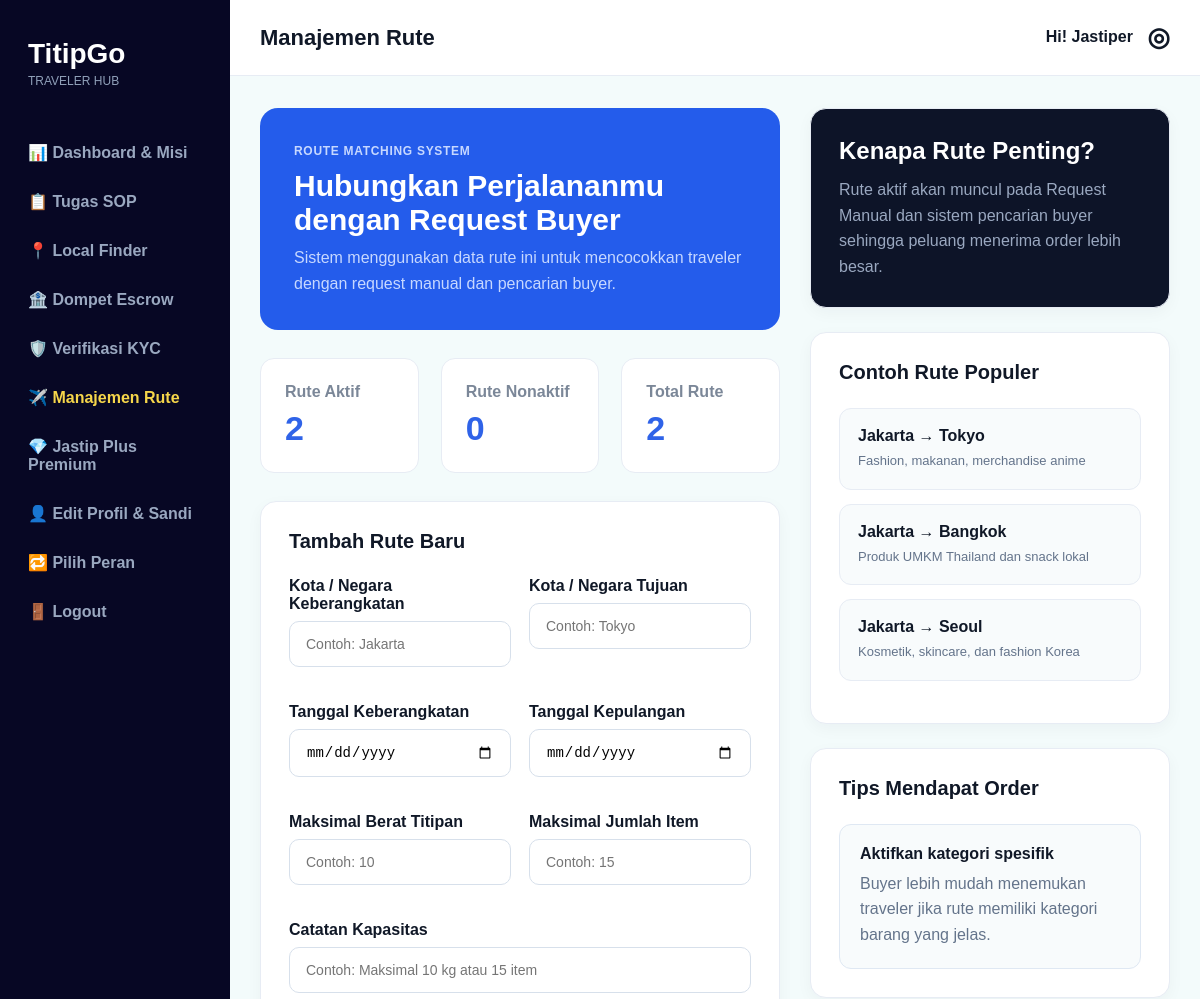
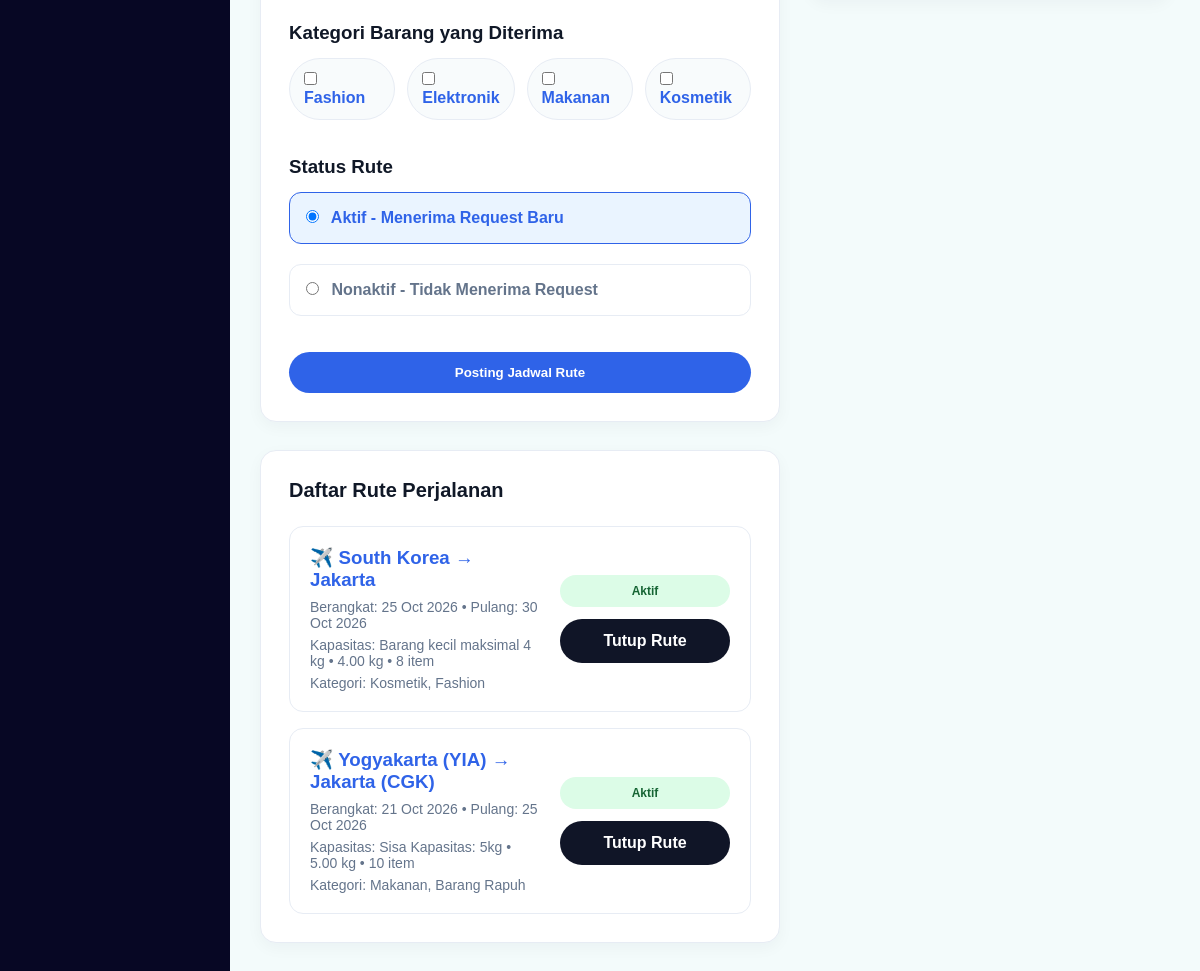
The app's page /manajemen_rute.php (signed in) with its own data (2 pictures, top to bottom).
### tables this page shows
CREATE TABLE trips (
    id INT AUTO_INCREMENT PRIMARY KEY,
    traveler_id INT NOT NULL,
    origin_country VARCHAR(80) NOT NULL,
    destination_city VARCHAR(80) NOT NULL,
    trip_date DATE NOT NULL,
    return_date DATE NOT NULL,
    capacity_note VARCHAR(150) NOT NULL DEFAULT 'Maksimal 10 kg atau 15 item',
    max_weight DECIMAL(8,2) NOT NULL DEFAULT 10.00,
    max_items INT NOT NULL DEFAULT 15,
    categories VARCHAR(255) NOT NULL DEFAULT 'Fashion, Elektronik, Makanan, Kosmetik',
    status ENUM('active','inactive') NOT NULL DEFAULT 'active',
    created_at TIMESTAMP DEFAULT CURRENT_TIMESTAMP,
    FOREIGN KEY (traveler_id) REFERENCES users(id) ON DELETE CASCADE
);

### manajemen_rute.php (the view, shortened to what this page needs)
<?php
require_once 'includes/traveler_auth.php';
$travelerId = $user['id'];
function columnExists($pdo, $table, $column)
{
    try {
        $stmt = $pdo->prepare("
            SELECT COUNT(*)
            FROM INFORMATION_SCHEMA.COLUMNS
            WHERE TABLE_SCHEMA = DATABASE()
            AND TABLE_NAME = ?
            AND COLUMN_NAME = ?
        ");
        $stmt->execute([$table, $column]);
        return (int) $stmt->fetchColumn() > 0;
    } catch (PDOException $e) {
        return false;
    }
}
function safeValue($row, $key, $default = '-')
{
    return isset($row[$key]) && $row[$key] !== '' ? $row[$key] : $default;
}
$hasStatus = columnExists($pdo, 'trips', 'status');
try {
    if ($hasStatus) {
        $routeStmt = $pdo->prepare("
            SELECT *
            FROM trips
            WHERE traveler_id = ?
            ORDER BY trip_date DESC, id DESC
        ");
    }
    $routeStmt->execute([$travelerId]);
    $routes = $routeStmt->fetchAll();
} catch (PDOException $e) {
    $routes = [];
}
$activeRoutes = 0;
$inactiveRoutes = 0;
foreach ($routes as $route) {
    $routeStatus = $route['status'] ?? 'active';
    if ($routeStatus === 'inactive') {
        $inactiveRoutes++;
    } else {
        $activeRoutes++;
    }
}
$categoryOptions = [
    'Fashion',
    'Elektronik',
    'Makanan',
    'Kosmetik'
];
?>
<!DOCTYPE html>
<html lang="id">
<head>
    <link rel="stylesheet" href="css/manajemen_rute.css">
</head>
<body>
<main class="app">
    <?php include 'includes/traveler_sidebar.php'; ?>
    <section class="main">
        <header class="topbar">
            <h1>Manajemen Rute</h1>
            <a class="user-link" href="edit_profil.php">
                Hi! Jastiper
                <span class="user-icon">◎</span>
            </a>
        </header>
        <section class="page-content route-layout">
            <section class="route-main">
                <div class="hero-route">
                    <div>
                        <p class="page-label">ROUTE MATCHING SYSTEM</p>
                        <h2>Hubungkan Perjalananmu dengan Request Buyer</h2>
                        <p>Sistem menggunakan data rute ini untuk mencocokkan traveler dengan request manual dan pencarian buyer.</p>
                    </div>
                </div>
                <div class="route-stats">
                    <article class="stat-box">
                        <p>Rute Aktif</p>
                        <h3><?= (int) $activeRoutes; ?></h3>
                    </article>
                    <article class="stat-box">
                        <p>Rute Nonaktif</p>
                        <h3><?= (int) $inactiveRoutes; ?></h3>
                    </article>
                    <article class="stat-box">
                        <p>Total Rute</p>
                        <h3><?= count($routes); ?></h3>
                    </article>
                </div>
                <section class="card">
                    <h2 class="section-title">Tambah Rute Baru</h2>
                    <form method="POST" class="route-form">
                        <div class="form-grid">
                            <div>
                                <label>Kota / Negara Keberangkatan</label>
                                <input class="input" name="origin_country" placeholder="Contoh: Jakarta" required>
                            </div>
                            <div>
                                <label>Kota / Negara Tujuan</label>
                                <input class="input" name="destination_city" placeholder="Contoh: Tokyo" required>
                            </div>
                            <div>
                                <label>Tanggal Keberangkatan</label>
                                <input class="input" type="date" name="trip_date" required>
                            </div>
                            <div>
                                <label>Tanggal Kepulangan</label>
                                <input class="input" type="date" name="return_date">
                            </div>
                            <div>
                                <label>Maksimal Berat Titipan</label>
                                <input class="input" type="number" name="max_weight" placeholder="Contoh: 10">
                            </div>
                            <div>
                                <label>Maksimal Jumlah Item</label>
                                <input class="input" type="number" name="max_items" placeholder="Contoh: 15">
                            </div>
                            <div class="full">
                                <label>Catatan Kapasitas</label>
                                <input class="input" name="capacity_note" placeholder="Contoh: Maksimal 10 kg atau 15 item" required>
                            </div>
                        </div>
                        <h3 class="mini-title">Kategori Barang yang Diterima</h3>
                        <div class="category-grid">
                            <?php foreach ($categoryOptions as $category): ?>
                                <label class="category-option">
                                    <input type="checkbox" name="categories[]" value="<?= htmlspecialchars($category); ?>">
                                    <?= htmlspecialchars($category); ?>
                                </label>
                            <?php endforeach; ?>
                        </div>
                        <h3 class="mini-title">Status Rute</h3>
                        <div class="status-options">
                            <label class="status-option active-option">
                                <input type="radio" name="status" value="active" checked>
                                Aktif - Menerima Request Baru
                            </label>
                            <label class="status-option">
                                <input type="radio" name="status" value="inactive">
                                Nonaktif - Tidak Menerima Request
                            </label>
                        </div>
                        <button class="btn btn-full" type="submit">
                            Posting Jadwal Rute
                        </button>
                    </form>
                </section>
                <section class="card">
                    <h2 class="section-title">Daftar Rute Perjalanan</h2>
                    <div class="route-list">
                        <?php foreach ($routes as $route): ?>
                            <?php
                                $routeStatus = $route['status'] ?? 'active';
                                $toggleStatus = $routeStatus === 'active' ? 'inactive' : 'active';
                            ?>
                            <article class="route-card <?= $routeStatus === 'inactive' ? 'route-off' : ''; ?>">
                                <div>
                                    <h3>
                                        ✈️ <?= htmlspecialchars($route['origin_country']); ?>
                                        →
                                        <?= htmlspecialchars($route['destination_city']); ?>
                                    </h3>
                                    <p>
                                        Berangkat:
                                        <?= date('d M Y', strtotime($route['trip_date'])); ?>
                                        <?php if (!empty($route['return_date'])): ?>
                                            • Pulang:
                                            <?= date('d M Y', strtotime($route['return_date'])); ?>
                                        <?php endif; ?>
                                    </p>
                                    <p>
                                        Kapasitas:
                                        <?= htmlspecialchars(safeValue($route, 'capacity_note')); ?>
                                        <?php if (!empty($route['max_weight'])): ?>
                                            • <?= htmlspecialchars($route['max_weight']); ?> kg
                                        <?php endif; ?>
                                        <?php if (!empty($route['max_items'])): ?>
                                            • <?= htmlspecialchars($route['max_items']); ?> item
                                        <?php endif; ?>
                                    </p>
                                    <p>
                                        Kategori:
                                        <?= htmlspecialchars(safeValue($route, 'categories', 'Belum dipilih')); ?>
                                    </p>
                                </div>
                                <div class="route-action">
                                    <span class="status-badge <?= $routeStatus === 'active' ? 'status-active' : 'status-inactive'; ?>">
                                        <?= $routeStatus === 'active' ? 'Aktif' : 'Nonaktif'; ?>
                                    </span>
                                    <a
                                        class="btn <?= $routeStatus === 'active' ? 'btn-dark' : ''; ?>"
                                        href="manajemen_rute.php?toggle=<?= urlencode($route['id']); ?>&status=<?= urlencode($toggleStatus); ?>"
                                    >
                                        <?= $routeStatus === 'active' ? 'Tutup Rute' : 'Aktifkan'; ?>
                                    </a>
                                </div>
                            </article>
                        <?php endforeach; ?>
                    </div>
                </section>
            </section>
            <aside class="route-side">
                <section class="card dark-card">
                    <h2>Kenapa Rute Penting?</h2>
                    <p>
                        Rute aktif akan muncul pada Request Manual dan sistem pencarian buyer sehingga peluang menerima order lebih besar.
                    </p>
                </section>
                <section class="card">
                    <h2 class="section-title">Contoh Rute Populer</h2>
                    <div class="example-route">
                        <b>Jakarta → Tokyo</b>
                        <span>Fashion, makanan, merchandise anime</span>
                    </div>
                    <div class="example-route">
                        <b>Jakarta → Bangkok</b>
                        <span>Produk UMKM Thailand dan snack lokal</span>
                    </div>
                    <div class="example-route">
                        <b>Jakarta → Seoul</b>
                        <span>Kosmetik, skincare, dan fashion Korea</span>
                    </div>
                </section>
                <section class="card">
                    <h2 class="section-title">Tips Mendapat Order</h2>
                    <div class="info-box">
                        <b>Aktifkan kategori spesifik</b>
                        <p>Buyer lebih mudah menemukan traveler jika rute memiliki kategori barang yang jelas.</p>
                    </div>
                </section>
            </aside>
        </section>
    </section>
</main>
</body>
</html>

### css/manajemen_rute.css (style rules this page uses)
* { box-sizing: border-box; margin: 0; padding: 0; }
html, body { width: 100%; min-height: 100%; font-family: Arial, Helvetica, sans-serif; background: #f3fbfb; color: #101827; }
.app { width: 100%; min-height: 100vh; margin: 0; background: #f3fbfb; display: grid; grid-template-columns: 230px 1fr; }
.main { padding: 0; }
.topbar { height: 76px; background: #ffffff; border-bottom: 1px solid #e7ecf4; display: flex; align-items: center; justify-content: space-between; padding: 0 30px; }
.topbar h1 { font-size: 22px; }
.user-link { color: #101827; text-decoration: none; font-weight: 900; }
.user-icon { margin-left: 10px; font-size: 26px; vertical-align: middle; }
.page-content { padding: 32px 30px; }
.route-layout { display: grid; grid-template-columns: 1fr 360px; gap: 30px; align-items: start; }
.route-main { display: grid; gap: 28px; }
.route-side { display: grid; gap: 24px; }
.hero-route { background: #245ceb; color: #ffffff; border-radius: 18px; padding: 34px; }
.page-label { color: #dce8ff; font-size: 12px; font-weight: 900; letter-spacing: 0.7px; margin-bottom: 8px; }
.hero-route h2 { font-size: 30px; margin-bottom: 8px; }
.hero-route p { color: #c7d8ff; line-height: 1.6; }
.route-stats { display: grid; grid-template-columns: repeat(3, 1fr); gap: 22px; }
.stat-box { background: #ffffff; border: 1px solid #e7ecf4; border-radius: 14px; padding: 24px; }
.stat-box p { color: #7b8798; font-weight: 900; margin-bottom: 8px; }
.stat-box h3 { color: #2f63e8; font-size: 34px; }
.card { background: #ffffff; border: 1px solid #e7ecf4; border-radius: 16px; padding: 28px; box-shadow: 0 5px 16px rgba(15, 23, 42, 0.04); }
.dark-card { background: #0d1428; color: #ffffff; }
.dark-card p { color: #9aa8c0; line-height: 1.6; margin-top: 12px; }
.section-title { font-size: 20px; margin-bottom: 24px; }
.route-form label { display: block; font-weight: 900; margin-bottom: 8px; }
.input { width: 100%; border: 1px solid #d7e0eb; border-radius: 10px; padding: 14px 16px; font-size: 14px; margin-bottom: 18px; background: #ffffff; }
.form-grid { display: grid; grid-template-columns: 1fr 1fr; gap: 18px; }
.form-grid .full { grid-column: 1 / 3; }
.mini-title { margin: 10px 0 14px; }
.category-grid { display: grid; grid-template-columns: repeat(4, 1fr); gap: 12px; margin-bottom: 28px; }
.category-option { background: #f8fbfc; border: 1px solid #e7ecf4; border-radius: 999px; padding: 12px 14px; color: #2f63e8; cursor: pointer; }
.category-option input { margin-right: 6px; }
.status-options { display: grid; gap: 12px; margin-bottom: 28px; }
.status-option { border: 1px solid #e7ecf4; border-radius: 12px; padding: 16px; cursor: pointer; color: #64748b; font-weight: 800; }
.status-option input { margin-right: 8px; }
.active-option { border-color: #2f63e8; background: #eaf4ff; color: #2f63e8; }
.btn { display: inline-block; border: none; border-radius: 999px; background: #2f63e8; color: #ffffff; text-align: center; text-decoration: none; font-weight: 900; padding: 13px 24px; cursor: pointer; }
.btn-full { width: 100%; }
.btn-dark { background: #101527; }
.route-list { display: grid; gap: 16px; }
.route-card { border: 1px solid #e7ecf4; border-radius: 14px; padding: 20px; display: grid; grid-template-columns: 1fr 170px; gap: 18px; align-items: center; background: #ffffff; }
.route-card h3 { color: #2f63e8; margin-bottom: 8px; }
.route-card p { color: #64748b; font-size: 14px; margin-top: 6px; }
.route-action { display: grid; gap: 12px; }
.status-badge { display: inline-block; border-radius: 999px; padding: 9px 12px; text-align: center; font-size: 12px; font-weight: 900; }
.status-active { background: #dcfce7; color: #166534; }
.example-route { background: #f8fbfc; border: 1px solid #e7ecf4; border-radius: 12px; padding: 18px; margin-bottom: 14px; }
.example-route b { display: block; margin-bottom: 6px; }
.example-route span { color: #64748b; font-size: 13px; line-height: 1.5; }
.info-box { background: #f8fbfc; border: 1px solid #dfe8f3; border-radius: 12px; padding: 20px; }
.info-box p { color: #64748b; line-height: 1.6; margin-top: 8px; }

### records on screen
trips: origin_country "South Korea", destination_city "Jakarta", trip_date "25 Oct 2026", return_date "30 Oct 2026", capacity_note "Barang kecil maksimal 4 kg", max_weight "4.00", max_items "8", categories "Kosmetik, Fashion", status "Aktif"
trips: origin_country "Yogyakarta (YIA)", destination_city "Jakarta (CGK)", trip_date "21 Oct 2026", return_date "25 Oct 2026", capacity_note "Sisa Kapasitas: 5kg", max_weight "5.00", max_items "10", categories "Makanan, Barang Rapuh", status "Aktif"

### other values on screen
$activeRoutes "2"
$inactiveRoutes "0"
count($routes) "2"
$category "Fashion"
$category "Elektronik"
$category "Makanan"
$category "Kosmetik"
